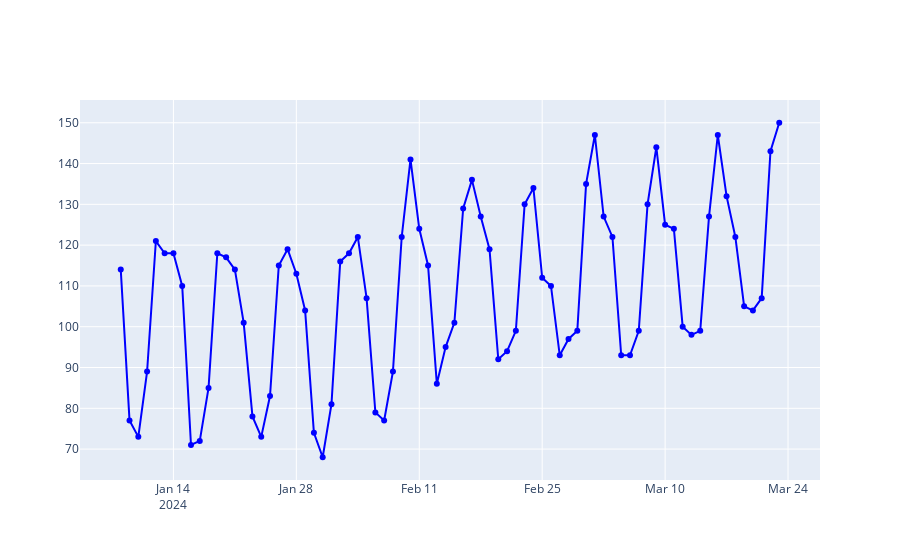

The notebook cell this image was saved under:
### Markdown cell above
# Exponential Smoothing with Trend

### Code cell
df_filtered = df.loc["2024-01-08":"2024-03-23"]

# Plot the combined data
fig = go.Figure()

# Add historical data
fig.add_trace(go.Scatter(x=df_filtered.index, y=df_filtered['arrivals'],
                         mode="lines+markers", name="Observations", line=dict(color='blue')))
